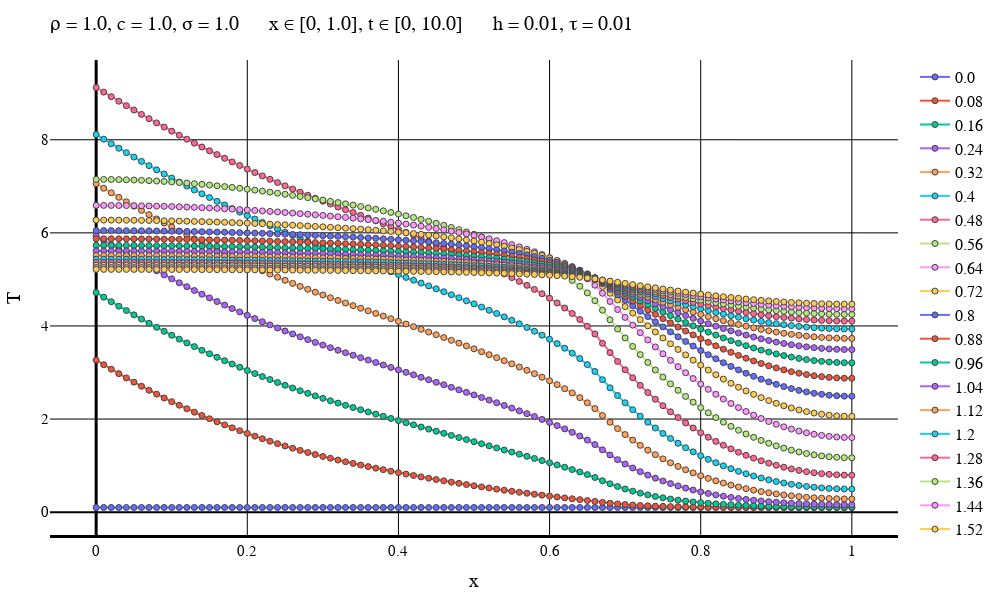

Notebook source saved alongside this figure:
### Markdown cell above
Неявная схема

### Code cell
typeOfScheme = "Backward"

solutionFile = "D:\\Calc_Methods_2\\Lab2\\SecondConds\\$typeOfScheme\\solution$numOfEq.txt"
dataFile = "D:\\Calc_Methods_2\\Lab2\\SecondConds\\$typeOfScheme\\data$numOfEq.txt"
intervalFile = "D:\\Calc_Methods_2\\Lab2\\SecondConds\\$typeOfScheme\\interval$numOfEq.txt"

solutionMatrix = readdlm(solutionFile)
dataVec = readdlm(dataFile)
intervalVec = readdlm(intervalFile);

L = dataVec[3]
timeEnd = dataVec[4]
numOfXIntervals = Int(intervalVec[1])
numOfTIntervals = Int(intervalVec[2])
h = L / numOfXIntervals
τ = timeEnd / numOfTIntervals
if default == true
    plotStep = trunc(Int, timeEnd / (defaultStepParam * τ))
    numOfPlots = numOfTIntervals + 1    
else
    plotStep = firstSteps
    numOfPlots = firstPlots
end
println("Шаг графика: $plotStep")
println("Время последнего графика: $((numOfPlots - 1)*τ)")
makePlot(numOfPlots, plotStep, solutionMatrix, dataVec, intervalVec)
